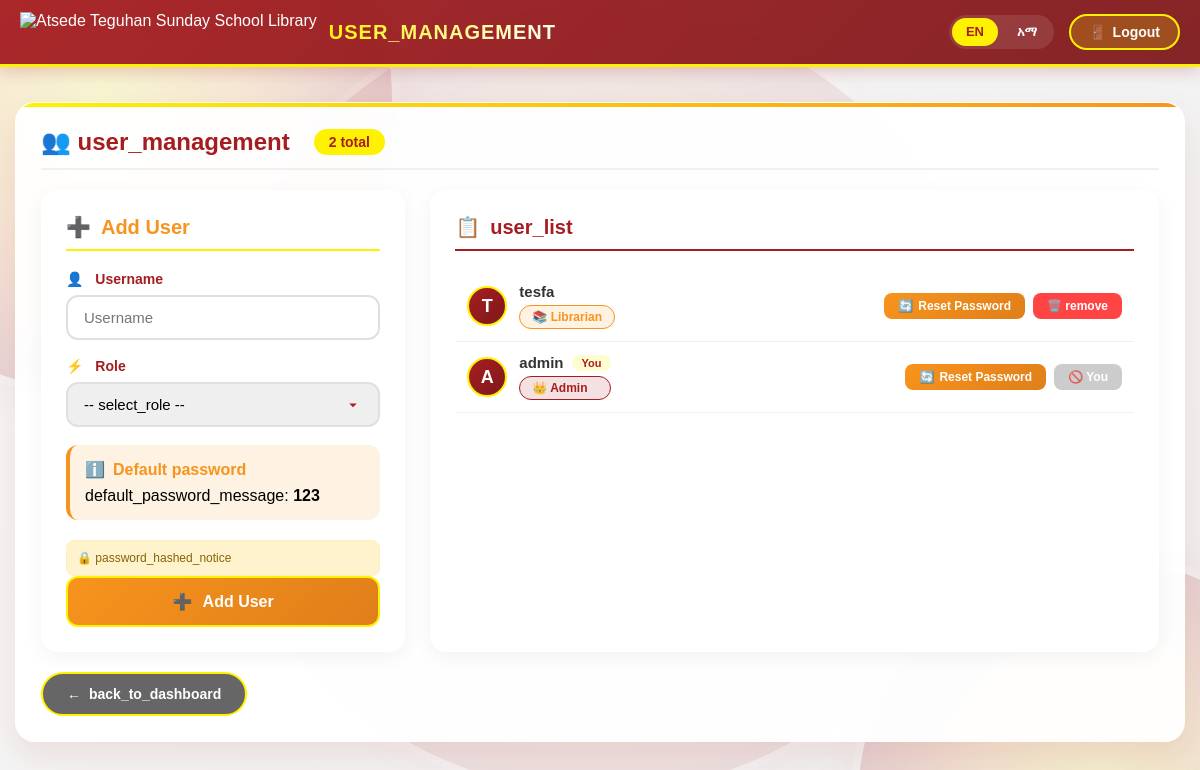
The page /admin/add_user.php (signed in) on the database its author committed.
### tables this page shows
CREATE TABLE `users` (
  `id` int(11) NOT NULL AUTO_INCREMENT,
  `full_name` varchar(120) NOT NULL,
  `phone` varchar(30) NOT NULL,
  `username` varchar(60) NOT NULL,
  `password` varchar(255) NOT NULL,
  `role` enum('admin','librarian','member') NOT NULL DEFAULT 'member',
  `status` enum('pending','active','rejected','suspended') NOT NULL DEFAULT 'pending',
  `avatar` varchar(255) DEFAULT NULL,
  `last_login` datetime DEFAULT NULL,
  `created_at` datetime NOT NULL DEFAULT current_timestamp(),
  `updated_at` datetime NOT NULL DEFAULT current_timestamp() ON UPDATE current_timestamp(),
  PRIMARY KEY (`id`),
  UNIQUE KEY `username` (`username`)
);

### lang.php (called while the page is built, shortened)
<?php
function __($key) {
    global $lang_en, $lang_am;
    $lang = $_SESSION['lang'] ?? 'en';
    return $lang_en[$key] ?? $key;
}
?>

### admin/add_user.php (the view, shortened to what this page needs)
<?php
include("../config.php");
include("../lang.php");
$users = mysqli_query($conn, "SELECT * FROM users ORDER BY id DESC");
?>
<!DOCTYPE html>
<html>
<head>
</head>
<body>
<header>
  <div class="logo-area">
    <img src="../image/icon.php" alt="<?php echo __('site_title'); ?>">
    <h2><?php echo __('user_management'); ?></h2>
  </div>
  <div style="display: flex; align-items: center;">
    <div class="lang-switcher">
      <a href="?lang=en" class="lang-btn <?php echo isset($_SESSION['lang']) && $_SESSION['lang'] == 'en' ? 'active' : ''; ?>">EN</a>
      <a href="?lang=am" class="lang-btn <?php echo isset($_SESSION['lang']) && $_SESSION['lang'] == 'am' ? 'active' : ''; ?>">አማ</a>
    </div>
    <div class="logout-btn">
      <a href="../auth_logout.php">
        <span>🚪</span> <?php echo __('logout'); ?>
      </a>
    </div>
  </div>
</header>
<div class="container">
  <div class="main-card">
    <h2>
      👥 <?php echo __('user_management'); ?>
      <span class="stats-badge">
        <?php echo mysqli_num_rows($users); ?> <?php echo __('total'); ?>
      </span>
    </h2>
    <div class="user-grid">
      <div class="add-section">
        <h3>
          <span>➕</span> <?php echo __('add_user'); ?>
        </h3>
        <form method="post">
          <div class="form-group">
            <label class="required">
              <span>👤</span> <?php echo __('username'); ?>
            </label>
            <input type="text" name="username" class="form-control" placeholder="<?php echo __('username'); ?>" required autocomplete="off">
          </div>
          <div class="form-group">
            <label class="required">
              <span>⚡</span> <?php echo __('role'); ?>
            </label>
            <select name="role" class="form-control" required>
              <option value="" disabled selected>-- <?php echo __('select_role'); ?> --</option>
            </select>
          </div>
          <div class="info-box">
            <div class="info-box-title">
              <span>ℹ️</span> <?php echo __('default_password'); ?>
            </div>
            <div class="info-box-text">
              <?php echo __('default_password_message'); ?>: <strong>123</strong>
            </div>
          </div>
          <div class="security-note">
            🔒 <?php echo __('password_hashed_notice'); ?>
          </div>
          <button type="submit" name="add" class="add-btn">
            <span>➕</span> <?php echo __('add_user'); ?>
          </button>
        </form>
      </div>
      <div class="list-section">
        <h3>
          <span>📋</span> <?php echo __('user_list'); ?>
        </h3>
        <?php if(mysqli_num_rows($users) > 0): ?>
          <div class="users-list">
            <?php while($user = mysqli_fetch_assoc($users)):
              $current_user = $_SESSION['username'];
              $is_current = ($user['username'] == $current_user);
              $first_letter = strtoupper(substr($user['username'], 0, 1));
            ?>
              <div class="user-item">
                <div class="user-info">
                  <div class="user-avatar"><?php echo $first_letter; ?></div>
                  <div class="user-details">
                    <div class="user-name">
                      <?php echo htmlspecialchars($user['username']); ?>
                      <?php if($is_current): ?>
                        <span class="current-user"><?php echo __('current_user'); ?></span>
                      <?php endif; ?>
                    </div>
                    <span class="user-role role-<?php echo $user['role']; ?>">
                      <?php if($user['role'] == 'admin'): ?>👑 <?php echo __('admin'); ?>
                      <?php else: ?>📚 <?php echo __('librarian'); ?>
                      <?php endif; ?>
                    </span>
                  </div>
                </div>
                <div class="action-buttons">
                  <form method="post" style="display: inline;">
                    <button type="submit" name="reset" class="reset-btn" onclick="return confirm('<?php echo __('confirm_reset'); ?> <?php echo $user['username']; ?>?')">
                      <span>🔄</span> <?php echo __('reset_password'); ?>
                    </button>
                  </form>
                  <?php if(!$is_current): ?>
                    <a href="add_user.php?delete=<?php echo $user['id']; ?>"
                       onclick="return confirm('<?php echo __('confirm_remove'); ?> <?php echo $user['username']; ?>?')"
                       class="delete-btn">
                      🗑️ <?php echo __('remove'); ?>
                    </a>
                  <?php else: ?>
                    <span class="delete-btn disabled">🚫 <?php echo __('current_user'); ?></span>
                  <?php endif; ?>
                </div>
              </div>
            <?php endwhile; ?>
          </div>
        <?php endif; ?>
      </div>
    </div>
    <a href="dashboard.php" class="back-btn">
      <span>←</span> <?php echo __('back_to_dashboard'); ?>
    </a>
  </div>
</div>
</body>
</html>

### rows shown on the page
users: username "T", username "tesfa", role "Librarian"
users: username "A", username "admin", role "Admin"

### other values the page prints
__('user_management') "USER_MANAGEMENT"
__('logout') "Logout"
__('user_management') "user_management"
mysqli_num_rows($users) "2"
__('total') "total"
__('add_user') "Add User"
__('username') "Username"
__('role') "Role"
__('default_password') "Default password"
__('default_password_message') "default_password_message"
__('password_hashed_notice') "password_hashed_notice"
__('user_list') "user_list"
__('back_to_dashboard') "back_to_dashboard"
